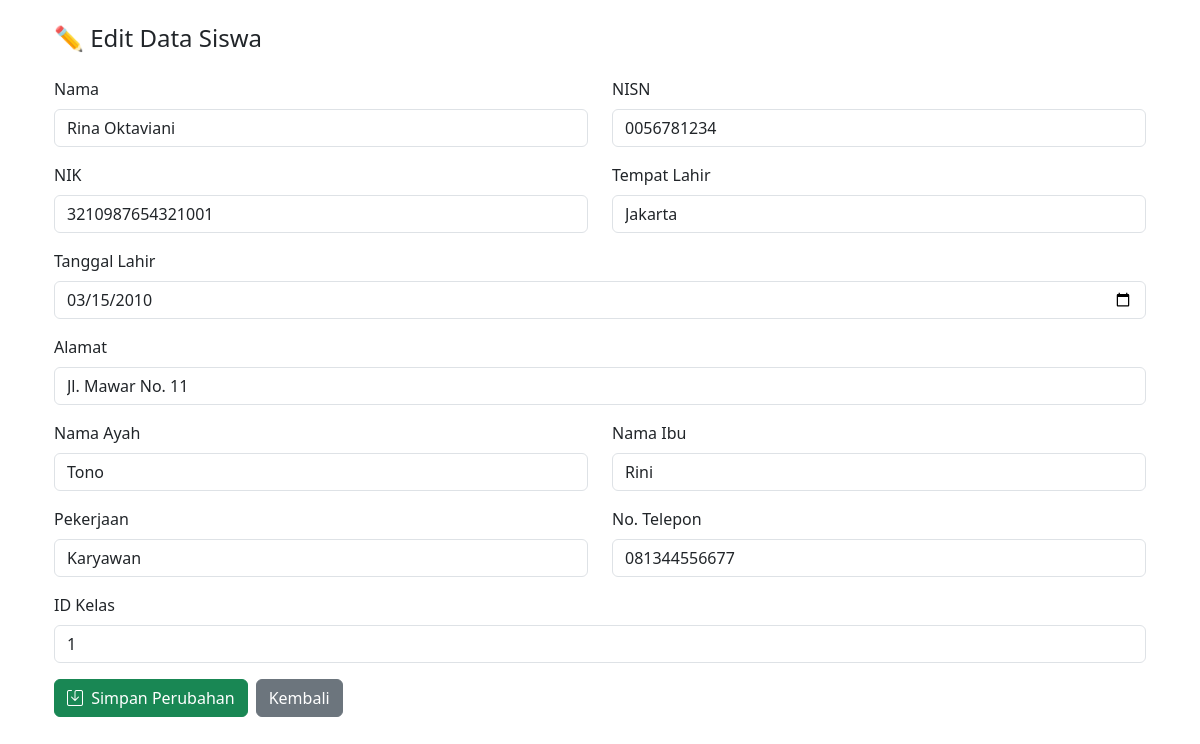
The app's page /views/edit_siswa.php?id=1 (signed in) with its own data.
### tables this page shows
CREATE TABLE `siswa` (
  `ID_Siswa` int(11) NOT NULL,
  `Nama` varchar(100) DEFAULT NULL,
  `NISN` varchar(15) DEFAULT NULL,
  `NIK` varchar(20) DEFAULT NULL,
  `Tempat_Lahir` varchar(50) DEFAULT NULL,
  `Tanggal_Lahir` date DEFAULT NULL,
  `Alamat` text DEFAULT NULL,
  `Nama_Ayah` varchar(100) DEFAULT NULL,
  `Nama_Ibu` varchar(100) DEFAULT NULL,
  `Pekerjaan` varchar(50) DEFAULT NULL,
  `No_Tlp` varchar(15) DEFAULT NULL,
  `ID_Kelas` int(11) DEFAULT NULL
);

### views/edit_siswa.php (the view, shortened to what this page needs)
<?php
require_once(__DIR__ . '/../config/mysql_db.php');
$id = intval($_GET['id']);
$query = "SELECT * FROM siswa WHERE ID_Siswa = ?";
$stmt = $conn->prepare($query);
$stmt->bind_param("i", $id);
$stmt->execute();
$result = $stmt->get_result();
$data = $result->fetch_assoc();
?>
<!DOCTYPE html>
<html lang="id">
<head>
  <link href="https://cdn.jsdelivr.net/npm/bootstrap@5.3.0/dist/css/bootstrap.min.css" rel="stylesheet">
  <link href="https://cdn.jsdelivr.net/npm/bootstrap-icons@1.10.5/font/bootstrap-icons.css" rel="stylesheet">
</head>
<body>
  <div class="container p-4">
    <h4 class="mb-4">✏️ Edit Data Siswa</h4>
    <form action="../controller/update_siswa.php" method="POST">
      <div class="row mb-3">
        <div class="col">
          <label for="nama" class="form-label">Nama</label>
          <input type="text" name="nama" class="form-control" value="<?= $data['Nama'] ?>" required>
        </div>
        <div class="col">
          <label for="nisn" class="form-label">NISN</label>
          <input type="text" name="nisn" class="form-control" value="<?= $data['NISN'] ?>" required>
        </div>
      </div>
      <div class="row mb-3">
        <div class="col">
          <label for="nik" class="form-label">NIK</label>
          <input type="text" name="nik" class="form-control" value="<?= $data['NIK'] ?>" required>
        </div>
        <div class="col">
          <label for="tempat_lahir" class="form-label">Tempat Lahir</label>
          <input type="text" name="tempat_lahir" class="form-control" value="<?= $data['Tempat_Lahir'] ?>" required>
        </div>
      </div>
      <div class="mb-3">
        <label for="tanggal_lahir" class="form-label">Tanggal Lahir</label>
        <input type="date" name="tanggal_lahir" class="form-control" value="<?= $data['Tanggal_Lahir'] ?>" required>
      </div>
      <div class="mb-3">
        <label for="alamat" class="form-label">Alamat</label>
        <input type="text" name="alamat" class="form-control" value="<?= $data['Alamat'] ?>" required>
      </div>
      <div class="row mb-3">
        <div class="col">
          <label for="ayah" class="form-label">Nama Ayah</label>
          <input type="text" name="ayah" class="form-control" value="<?= $data['Nama_Ayah'] ?>" required>
        </div>
        <div class="col">
          <label for="ibu" class="form-label">Nama Ibu</label>
          <input type="text" name="ibu" class="form-control" value="<?= $data['Nama_Ibu'] ?>" required>
        </div>
      </div>
      <div class="row mb-3">
        <div class="col">
          <label for="pekerjaan" class="form-label">Pekerjaan</label>
          <input type="text" name="pekerjaan" class="form-control" value="<?= $data['Pekerjaan'] ?>" required>
        </div>
        <div class="col">
          <label for="no_tlp" class="form-label">No. Telepon</label>
          <input type="text" name="no_tlp" class="form-control" value="<?= $data['No_Tlp'] ?>" required>
        </div>
      </div>
      <div class="mb-3">
        <label for="id_kelas" class="form-label">ID Kelas</label>
        <input type="number" name="id_kelas" class="form-control" value="<?= $data['ID_Kelas'] ?>" required>
      </div>
      <div class="d-flex gap-2">
        <button type="submit" class="btn btn-success">
          <i class="bi bi-save me-1"></i> Simpan Perubahan
        </button>
        <a href="data_siswa.php" class="btn btn-secondary">Kembali</a>
      </div>
    </form>
  </div>
</body>
</html>

### records on screen
siswa: nama "Rina Oktaviani", nisn "0056781234", nik "3210987654321001", tempat_lahir "Jakarta", tanggal_lahir "03/15/2010", alamat "Jl. Mawar No. 11", ayah "Tono", ibu "Rini", pekerjaan "Karyawan", no_tlp "081344556677", id_kelas "1"
